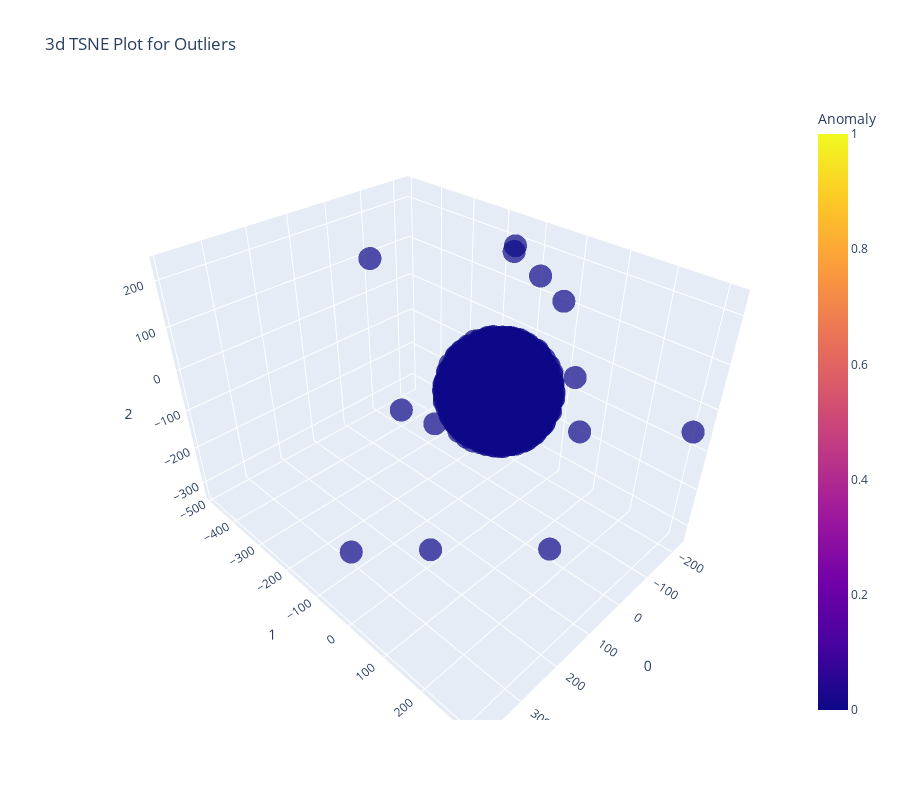

The code cell stored with this chart in its notebook:
### Markdown cell above
# Plot a Model

### Code cell
plot_model(iforest)

### Figure 1 — Plotly figure (JSON) as saved in the notebook; plotly's stock layout.template omitted (floating-point values rounded to 4 significant figures; data arrays with more than 128 entries replaced by an {"elided": "..."} marker saying what was removed)
{"data": [{"customdata": {"elided": "3821x1 int values"}, "hovertemplate": "0=%{x}<br>1=%{y}<br>2=%{z}<br>Feature=%{customdata[0]}<br>Anomaly=%{marker.color}<extra></extra>", "legendgroup": "", "marker": {"color": {"elided": "3821 int values"}, "coloraxis": "coloraxis", "opacity": 0.7, "symbol": "circle"}, "mode": "markers", "name": "", "scene": "scene", "showlegend": false, "type": "scatter3d", "x": {"elided": "3821 float values"}, "y": {"elided": "3821 float values"}, "z": {"elided": "3821 float values"}}], "layout": {"coloraxis": {"colorbar": {"title": {"text": "Anomaly"}}, "colorscale": [[0, "#0d0887"], [0.1111, "#46039f"], [0.2222, "#7201a8"], [0.3333, "#9c179e"], [0.4444, "#bd3786"], [0.5556, "#d8576b"], [0.6667, "#ed7953"], [0.7778, "#fb9f3a"], [0.8889, "#fdca26"], [1, "#f0f921"]]}, "height": 800, "legend": {"tracegroupgap": 0}, "scene": {"domain": {"x": [0, 1], "y": [0, 1]}, "xaxis": {"title": {"text": "0"}}, "yaxis": {"title": {"text": "1"}}, "zaxis": {"title": {"text": "2"}}}, "title": {"text": "3d TSNE Plot for Outliers"}, "width": 900}}
